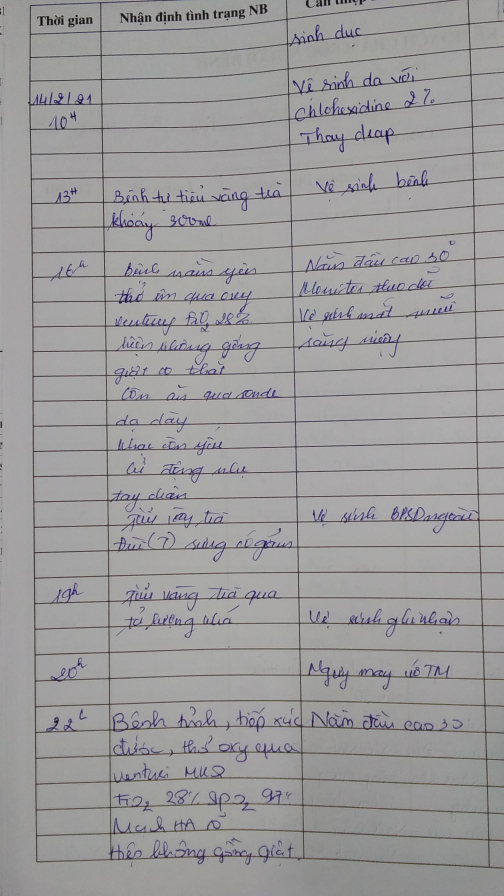
#> input picture tests/sample_images/vietnamese_sample_image.jpg, 1512 x 2688 px (shown at 1/3 size); its folder holds only this picture in this run
$ python -i preprocessing_pipeline.py   (imports and definitions only)
#> lines starting #> are read from the running program, lines starting #| are printed output that depends on the picture
import cv2
import os

def preprocess_image(image_path):
    image = cv2.imread(image_path)
#> image is the input picture: shape (2688, 1512, 3); mean B, G, R 156.2, 155.2, 156.4
    image = cv2.resize(image, (640, 480))
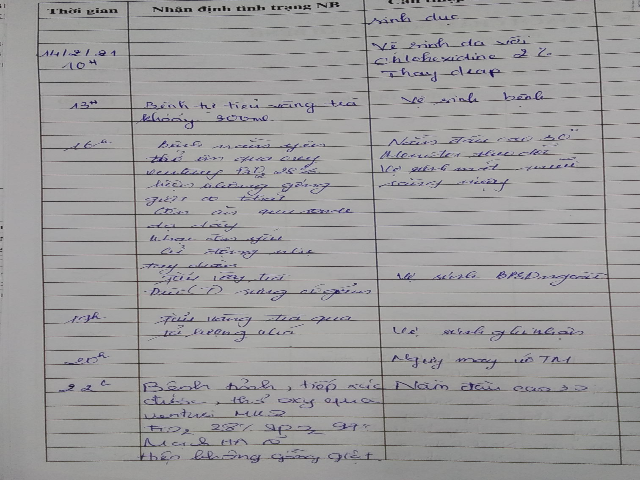
#> image: shape (480, 640, 3); mean B, G, R 156.1, 155.2, 156.4
    image = cv2.cvtColor(image, cv2.COLOR_BGR2GRAY)
#> image: shape (480, 640)
    image = cv2.GaussianBlur(image, (5, 5), 0)
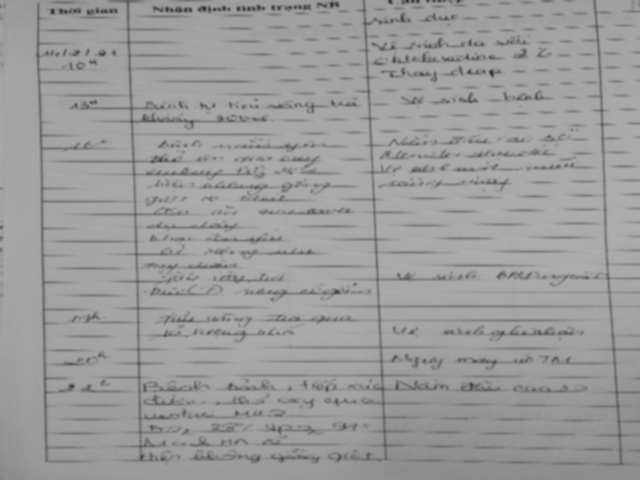
#> image: shape (480, 640); min 42, max 175, mean 155.7
    return image

def batch_preprocess(input_dir, output_dir):
    for filename in os.listdir(input_dir):
        image_path = os.path.join(input_dir, filename)
        processed_image = preprocess_image(image_path)
        cv2.imwrite(os.path.join(output_dir, filename), processed_image)

>>> result = preprocess_image('../../../tests/sample_images/vietnamese_sample_image.jpg')
